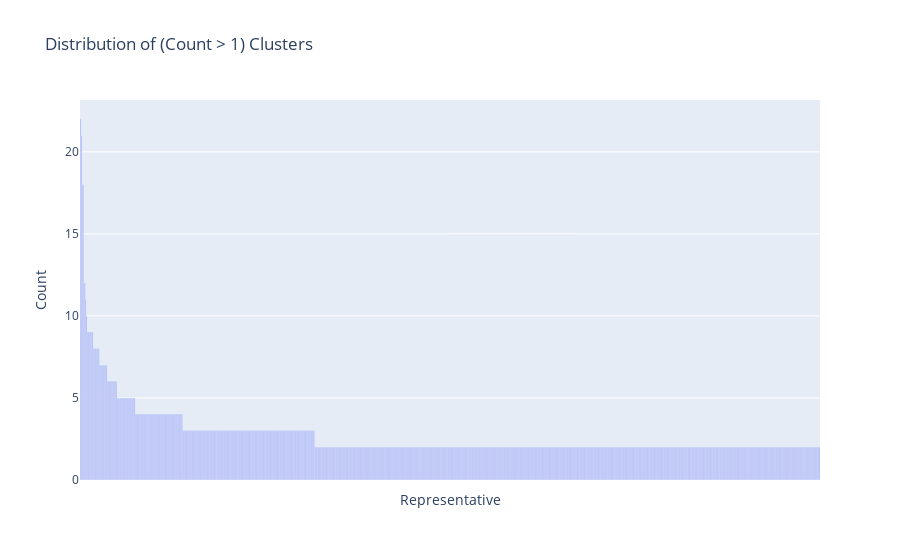

Here is the notebook cell this chart was saved with:
### Code cell
import plotly.express as px
import pandas as pd

# 统计第一列的值出现次数
value_counts = {}
for k, v in cluster_dict.items():
    value_counts[k] = len(v)
# 转换为 Pandas Series
value_counts = pd.Series(value_counts).sort_values(ascending=False)


# 过滤出出现次数大于 1 的项
filtered_counts = value_counts[value_counts > 1]
print("Number of clusters that contains more than 1 members: ", len(filtered_counts))

# 用 Plotly 画交互式柱状图
fig = px.bar(
    x=filtered_counts.index, 
    y=filtered_counts.values,
    labels={'x': "Representative ", 'y': "Count "},
    title="Distribution of (Count > 1) Clusters",
)

# 隐藏 x 轴刻度标签，鼠标悬停查看
fig.update_layout(xaxis_tickangle=-90, xaxis_showticklabels=False)

# 显示图表
fig.show()

### Figure 1 — Plotly figure (JSON) as saved in the notebook; plotly's stock layout.template omitted (floating-point values rounded to 4 significant figures; data arrays with more than 128 entries replaced by an {"elided": "..."} marker saying what was removed)
{"data": [{"alignmentgroup": "True", "hovertemplate": "Representative =%{x}<br>Count =%{y}<extra></extra>", "legendgroup": "", "marker": {"color": "#636efa", "pattern": {"shape": ""}}, "name": "", "offsetgroup": "", "orientation": "v", "showlegend": false, "textposition": "auto", "type": "bar", "x": {"elided": "846 str values"}, "xaxis": "x", "y": {"elided": "846 int values"}, "yaxis": "y"}], "layout": {"barmode": "relative", "legend": {"tracegroupgap": 0}, "title": {"text": "Distribution of (Count > 1) Clusters"}, "xaxis": {"anchor": "y", "domain": [0, 1], "showticklabels": false, "tickangle": -90, "title": {"text": "Representative "}}, "yaxis": {"anchor": "x", "domain": [0, 1], "title": {"text": "Count "}}}}
